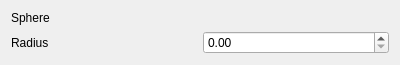
<?xml version="1.0" encoding="UTF-8"?>
<ui version="4.0">
 <class>Collider_Sphere</class>
 <widget class="QWidget" name="Collider_Sphere">
  <property name="geometry">
   <rect>
    <x>0</x>
    <y>0</y>
    <width>400</width>
    <height>59</height>
   </rect>
  </property>
  <property name="windowTitle">
   <string>Collider (sphere)</string>
  </property>
  <layout class="QVBoxLayout" name="verticalLayout">
   <item>
    <widget class="QLabel" name="lblKind">
     <property name="text">
      <string>Sphere</string>
     </property>
    </widget>
   </item>
   <item>
    <layout class="QHBoxLayout" name="horizontalLayout">
     <item>
      <widget class="QLabel" name="lblRadius">
       <property name="text">
        <string>Radius</string>
       </property>
      </widget>
     </item>
     <item>
      <widget class="QDoubleSpinBox" name="sbRadius">
       <property name="maximum">
        <double>10000.000000000000000</double>
       </property>
      </widget>
     </item>
    </layout>
   </item>
  </layout>
 </widget>
 <resources/>
 <connections/>
</ui>
